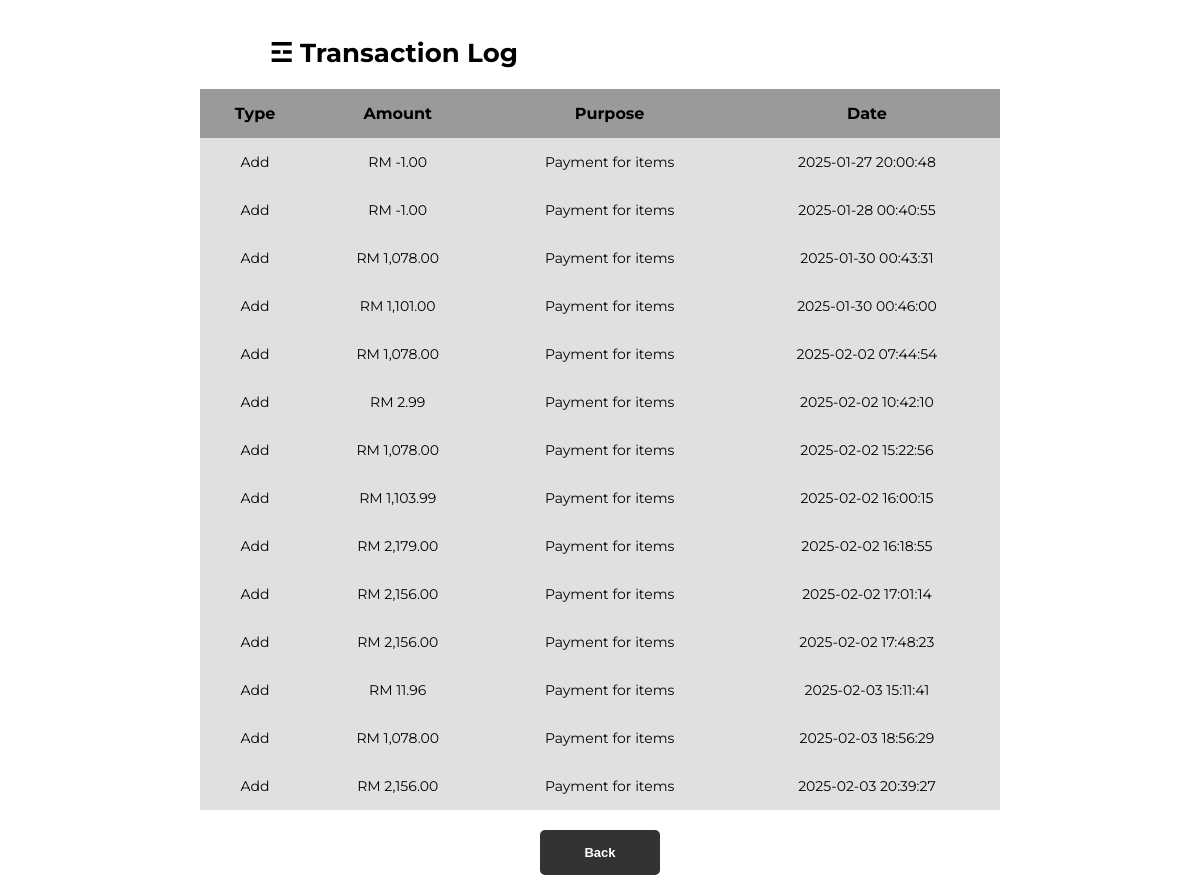
The page /fundsale on the database as committed earlier.
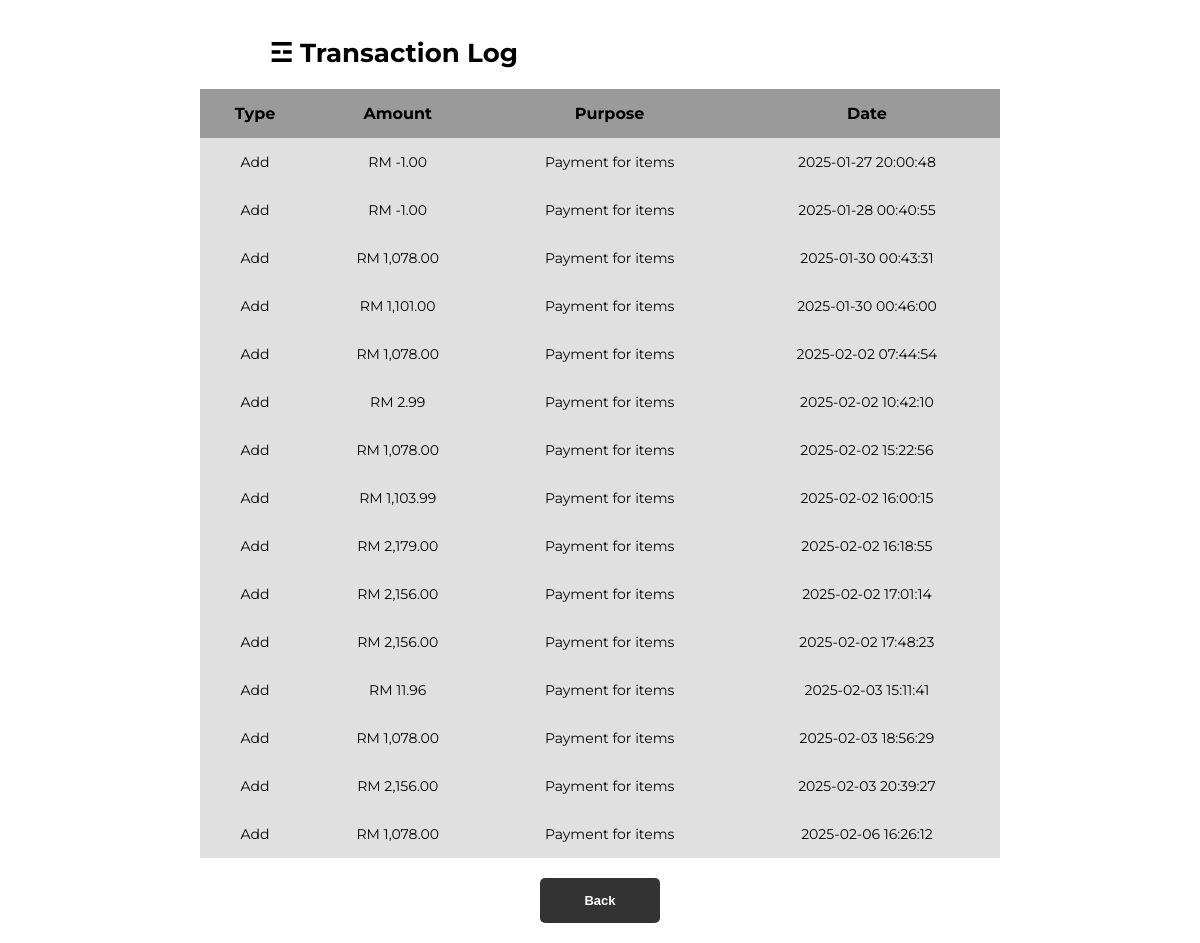
The same page on the database as committed later.
### main.py (models this page shows)
class Sales(db.Model):
    id = db.Column(db.Integer, primary_key=True)
    type = db.Column(db.String(10))
    amount = db.Column(db.Float, nullable=False)
    purpose = db.Column(db.String(255), nullable=False)
    date = db.Column(db.DateTime, default=datetime)

### main.py (the view)
@tandtweb.route('/fundsale', methods=['GET'])
def view_sale():
    transactions = Sales.query.filter(Sales.purpose == 'Payment for items').all()
    return render_template('fundsale.html', transactions=transactions)

### templates/fundsale.html (shortened to what this page needs)
<!DOCTYPE html>
<html lang="en">
<head>
    <link rel="stylesheet" href="/static/viewtable.css">
</head>
<body>
     <h1 class="fundsale">☲ Transaction Log</h1>
    <table class="fundsale">
        <thead>
            <tr>
                <th>Type</th>
                <th>Amount</th>
                <th>Purpose</th>
                <th>Date</th>
            </tr>
        </thead>
        <tbody>
            {% if transactions %}
                {% for transaction in transactions %}
                    <tr class="notification-row">
                        <td>{{ transaction.type }}</td>
                        <td>RM {{ "{:,.2f}".format(transaction.amount) }}</td>
                        <td>{{ transaction.purpose }}</td>
                        <td>{{ transaction.date.strftime('%Y-%m-%d %H:%M:%S') }}</td>
                    </tr>
                {% endfor %}
            {% else %}
                <tr class="notification-row">
                    <td colspan="4">No transactions to display.</td>
                </tr>
            {% endif %}
        </tbody>
    </table>
    <button type="button" onclick="window.location.href='/sponsorhome'">Back</button>
</body>
</html>

Rows that differ between the two databases and show on the page:
added Sales: amount "1,078.00"
